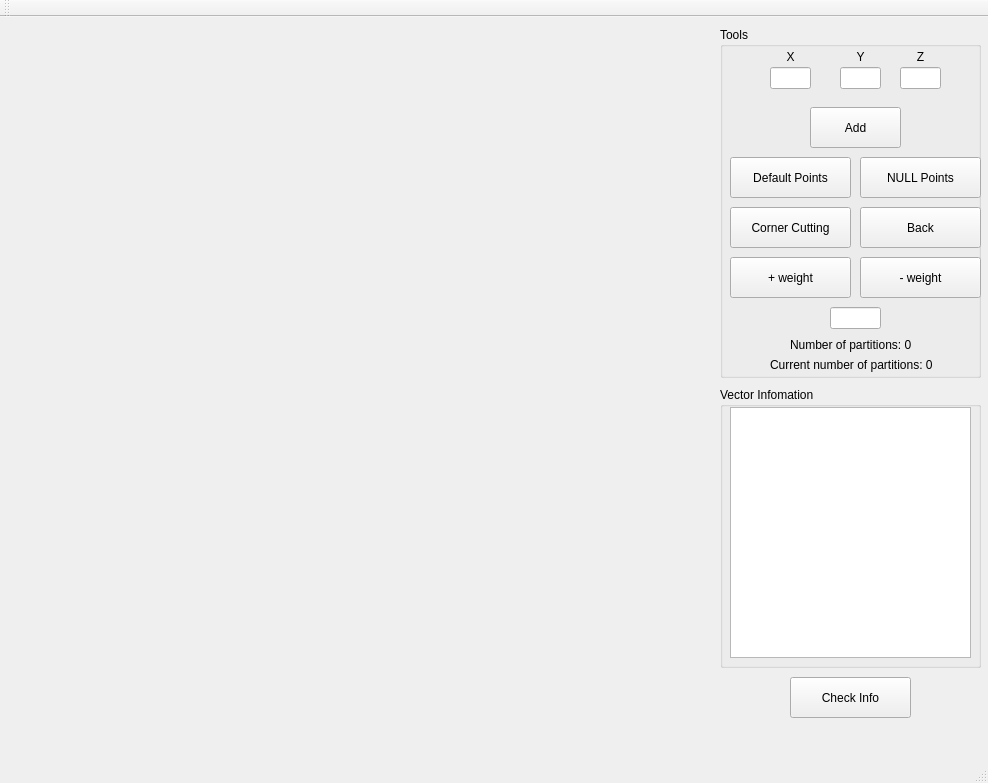
<?xml version="1.0" encoding="UTF-8"?>
<ui version="4.0">
 <class>SubdivisionClass</class>
 <widget class="QMainWindow" name="SubdivisionClass">
  <property name="geometry">
   <rect>
    <x>0</x>
    <y>0</y>
    <width>988</width>
    <height>783</height>
   </rect>
  </property>
  <property name="windowTitle">
   <string>Subdivision</string>
  </property>
  <widget class="QWidget" name="centralWidget">
   <widget class="MyViewer" name="widget" native="true">
    <property name="geometry">
     <rect>
      <x>10</x>
      <y>10</y>
      <width>701</width>
      <height>701</height>
     </rect>
    </property>
   </widget>
   <widget class="QGroupBox" name="tools_box">
    <property name="geometry">
     <rect>
      <x>720</x>
      <y>10</y>
      <width>261</width>
      <height>351</height>
     </rect>
    </property>
    <property name="title">
     <string>Tools</string>
    </property>
    <widget class="QLabel" name="label_3">
     <property name="geometry">
      <rect>
       <x>180</x>
       <y>20</y>
       <width>41</width>
       <height>20</height>
      </rect>
     </property>
     <property name="text">
      <string>Z</string>
     </property>
     <property name="alignment">
      <set>Qt::AlignCenter</set>
     </property>
    </widget>
    <widget class="QPushButton" name="def_point_btn">
     <property name="geometry">
      <rect>
       <x>10</x>
       <y>130</y>
       <width>121</width>
       <height>41</height>
      </rect>
     </property>
     <property name="text">
      <string>Default Points</string>
     </property>
    </widget>
    <widget class="QPushButton" name="add_btn">
     <property name="geometry">
      <rect>
       <x>90</x>
       <y>80</y>
       <width>91</width>
       <height>41</height>
      </rect>
     </property>
     <property name="text">
      <string>Add</string>
     </property>
    </widget>
    <widget class="QLineEdit" name="edit_y">
     <property name="geometry">
      <rect>
       <x>120</x>
       <y>40</y>
       <width>41</width>
       <height>22</height>
      </rect>
     </property>
     <property name="alignment">
      <set>Qt::AlignCenter</set>
     </property>
    </widget>
    <widget class="QLineEdit" name="edit_z">
     <property name="geometry">
      <rect>
       <x>180</x>
       <y>40</y>
       <width>41</width>
       <height>22</height>
      </rect>
     </property>
     <property name="alignment">
      <set>Qt::AlignCenter</set>
     </property>
    </widget>
    <widget class="QPushButton" name="null_point_btn">
     <property name="geometry">
      <rect>
       <x>140</x>
       <y>130</y>
       <width>121</width>
       <height>41</height>
      </rect>
     </property>
     <property name="text">
      <string>NULL Points</string>
     </property>
    </widget>
    <widget class="QLabel" name="label">
     <property name="geometry">
      <rect>
       <x>50</x>
       <y>20</y>
       <width>41</width>
       <height>20</height>
      </rect>
     </property>
     <property name="text">
      <string>X</string>
     </property>
     <property name="alignment">
      <set>Qt::AlignCenter</set>
     </property>
    </widget>
    <widget class="QLineEdit" name="edit_x">
     <property name="geometry">
      <rect>
       <x>50</x>
       <y>40</y>
       <width>41</width>
       <height>22</height>
      </rect>
     </property>
     <property name="alignment">
      <set>Qt::AlignCenter</set>
     </property>
    </widget>
    <widget class="QLabel" name="label_2">
     <property name="geometry">
      <rect>
       <x>120</x>
       <y>20</y>
       <width>41</width>
       <height>20</height>
      </rect>
     </property>
     <property name="text">
      <string>Y</string>
     </property>
     <property name="alignment">
      <set>Qt::AlignCenter</set>
     </property>
    </widget>
    <widget class="QPushButton" name="corner_cutting_btn">
     <property name="geometry">
      <rect>
       <x>10</x>
       <y>180</y>
       <width>121</width>
       <height>41</height>
      </rect>
     </property>
     <property name="text">
      <string>Corner Cutting</string>
     </property>
    </widget>
    <widget class="QLabel" name="cor_cut_label">
     <property name="geometry">
      <rect>
       <x>70</x>
       <y>310</y>
       <width>141</width>
       <height>16</height>
      </rect>
     </property>
     <property name="text">
      <string>Number of partitions: 0</string>
     </property>
    </widget>
    <widget class="QPushButton" name="back_btn">
     <property name="geometry">
      <rect>
       <x>140</x>
       <y>180</y>
       <width>121</width>
       <height>41</height>
      </rect>
     </property>
     <property name="text">
      <string>Back</string>
     </property>
    </widget>
    <widget class="QLabel" name="cur_cor_cut_label">
     <property name="geometry">
      <rect>
       <x>50</x>
       <y>330</y>
       <width>191</width>
       <height>16</height>
      </rect>
     </property>
     <property name="text">
      <string>Current number of partitions: 0</string>
     </property>
    </widget>
    <widget class="QPushButton" name="plus_weight_btn">
     <property name="geometry">
      <rect>
       <x>10</x>
       <y>230</y>
       <width>121</width>
       <height>41</height>
      </rect>
     </property>
     <property name="text">
      <string>+ weight</string>
     </property>
    </widget>
    <widget class="QPushButton" name="minus_weight_btn_3">
     <property name="geometry">
      <rect>
       <x>140</x>
       <y>230</y>
       <width>121</width>
       <height>41</height>
      </rect>
     </property>
     <property name="text">
      <string>- weight</string>
     </property>
    </widget>
    <widget class="QLineEdit" name="weight_edit">
     <property name="geometry">
      <rect>
       <x>110</x>
       <y>280</y>
       <width>51</width>
       <height>22</height>
      </rect>
     </property>
     <property name="alignment">
      <set>Qt::AlignCenter</set>
     </property>
    </widget>
   </widget>
   <widget class="QGroupBox" name="groupBox">
    <property name="geometry">
     <rect>
      <x>720</x>
      <y>370</y>
      <width>261</width>
      <height>281</height>
     </rect>
    </property>
    <property name="title">
     <string>Vector Infomation</string>
    </property>
    <widget class="QTextEdit" name="descr_text">
     <property name="geometry">
      <rect>
       <x>10</x>
       <y>20</y>
       <width>241</width>
       <height>251</height>
      </rect>
     </property>
    </widget>
   </widget>
   <widget class="QPushButton" name="check_info_btn">
    <property name="geometry">
     <rect>
      <x>790</x>
      <y>660</y>
      <width>121</width>
      <height>41</height>
     </rect>
    </property>
    <property name="text">
     <string>Check Info</string>
    </property>
   </widget>
  </widget>
  <widget class="QMenuBar" name="menuBar">
   <property name="geometry">
    <rect>
     <x>0</x>
     <y>0</y>
     <width>988</width>
     <height>26</height>
    </rect>
   </property>
  </widget>
  <widget class="QToolBar" name="mainToolBar">
   <attribute name="toolBarArea">
    <enum>TopToolBarArea</enum>
   </attribute>
   <attribute name="toolBarBreak">
    <bool>false</bool>
   </attribute>
  </widget>
  <widget class="QStatusBar" name="statusBar"/>
 </widget>
 <layoutdefault spacing="6" margin="11"/>
 <customwidgets>
  <customwidget>
   <class>MyViewer</class>
   <extends>QWidget</extends>
   <header>myviewer.h</header>
   <container>1</container>
  </customwidget>
 </customwidgets>
 <resources>
  <include location="Subdivision.qrc"/>
 </resources>
 <connections/>
</ui>
